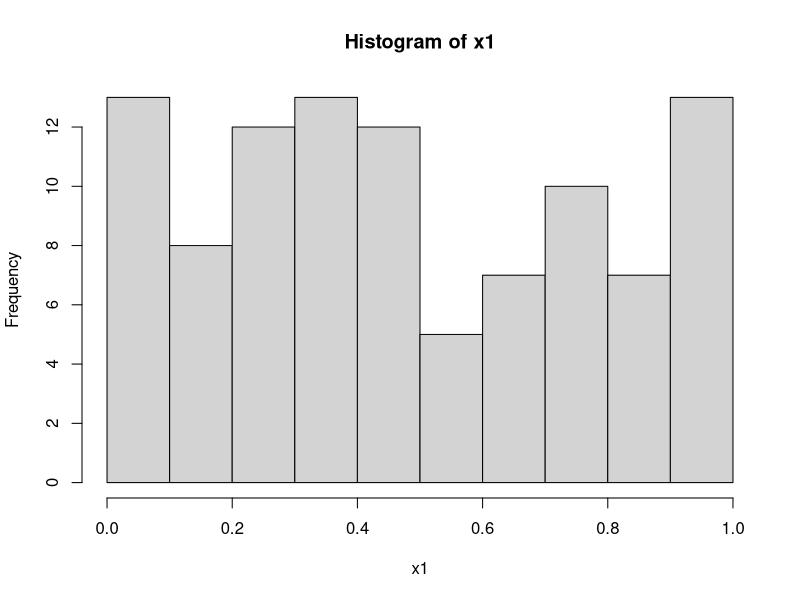
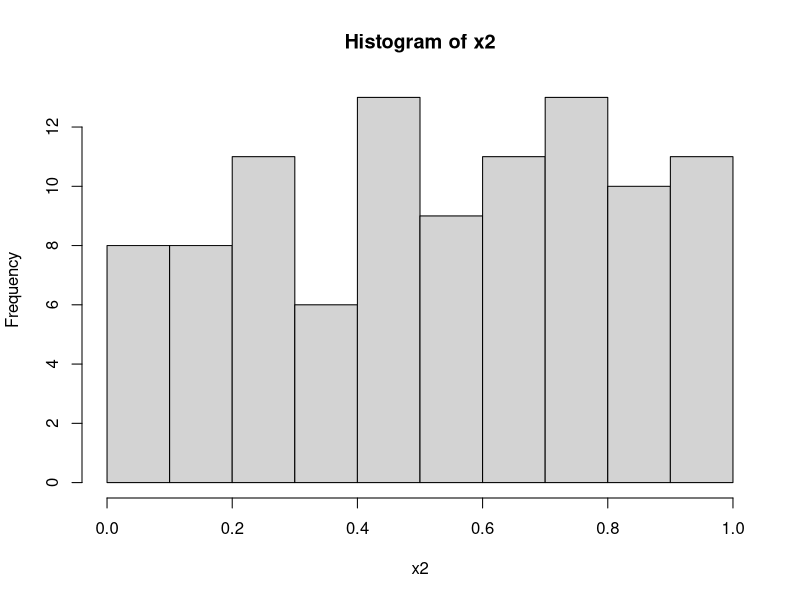
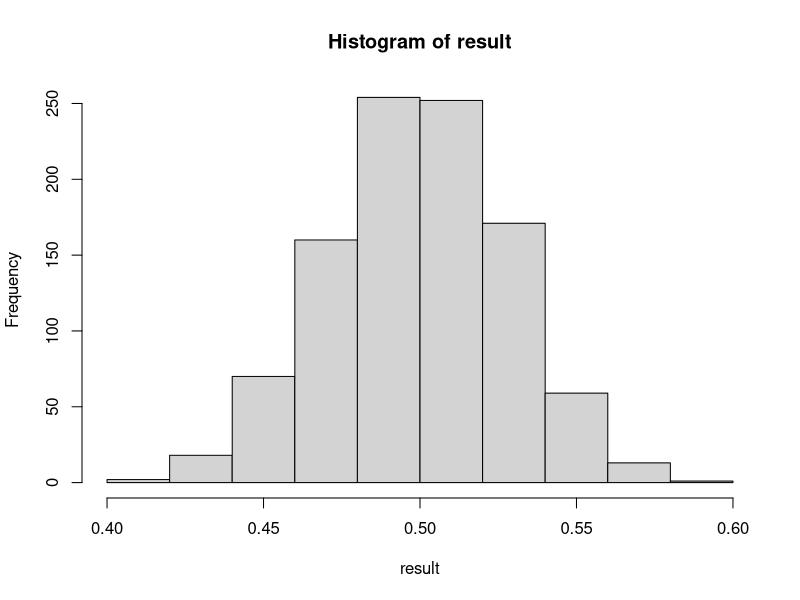

The R script that drew these images, in order:
# Open this file in RStudio.

# 演習3-2：推測統計の基礎

set.seed(20221109)  # 乱数の初期化（結果の再現性が保証される）

n = 100
x1 = runif(n) # 区間[0,1]上の一様分布にしたがう乱数を100個生成
head(x1) # 最初の数個
hist(x1) # ヒストグラム
mean(x1) # 平均値

# もう１回
x2 = runif(n)
hist(x2) # 毎回結果が変わる
mean(x2)

### 標本平均の分布を調べる
LOOP = 1000  # 実験回数
result = numeric(LOOP)  # 結果を格納するための配列
for(i in 1:LOOP){
  x = runif(100)
  result[i] = mean(x)
}
hist(result) # 標本平均の分布（ヒストグラム）
sd(result) # 標本平均の標準偏差（標準誤差という）

sd(x1)/sqrt(n) # 実は１回の実験で標準誤差は推定できる

sqrt(1/12)/sqrt(n) # 一様分布の場合の理論値


### 実際のデータに適用
(y1 = iris[iris[,5]=="setosa",1])  # アヤメデータ、setosa の第１変数（がくの長さ）
mean(y1) # 標本平均
sd(y1) # 標準偏差
sd(y1)/sqrt(length(y1)) # 標本平均の標準誤差


# おわり

